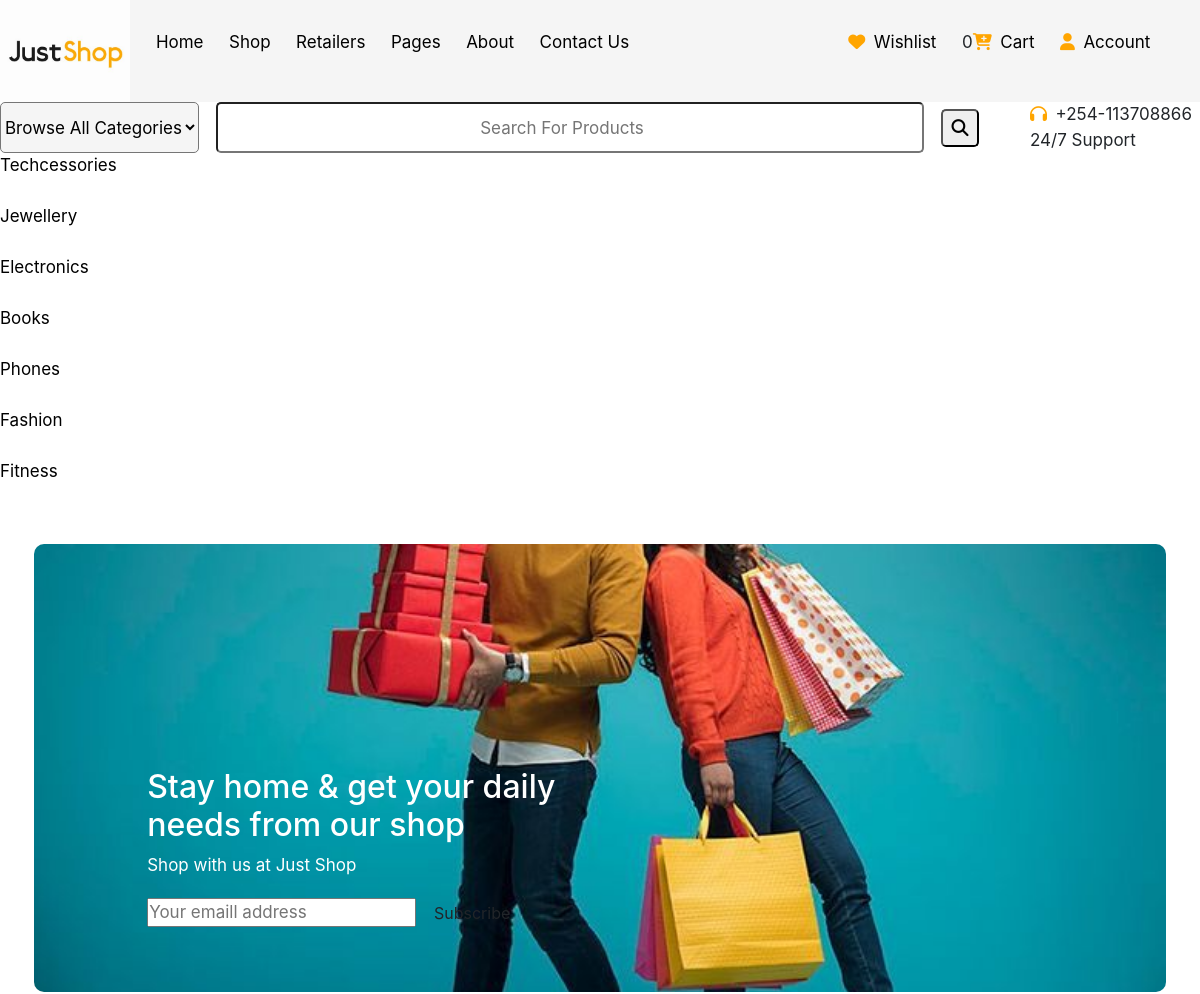
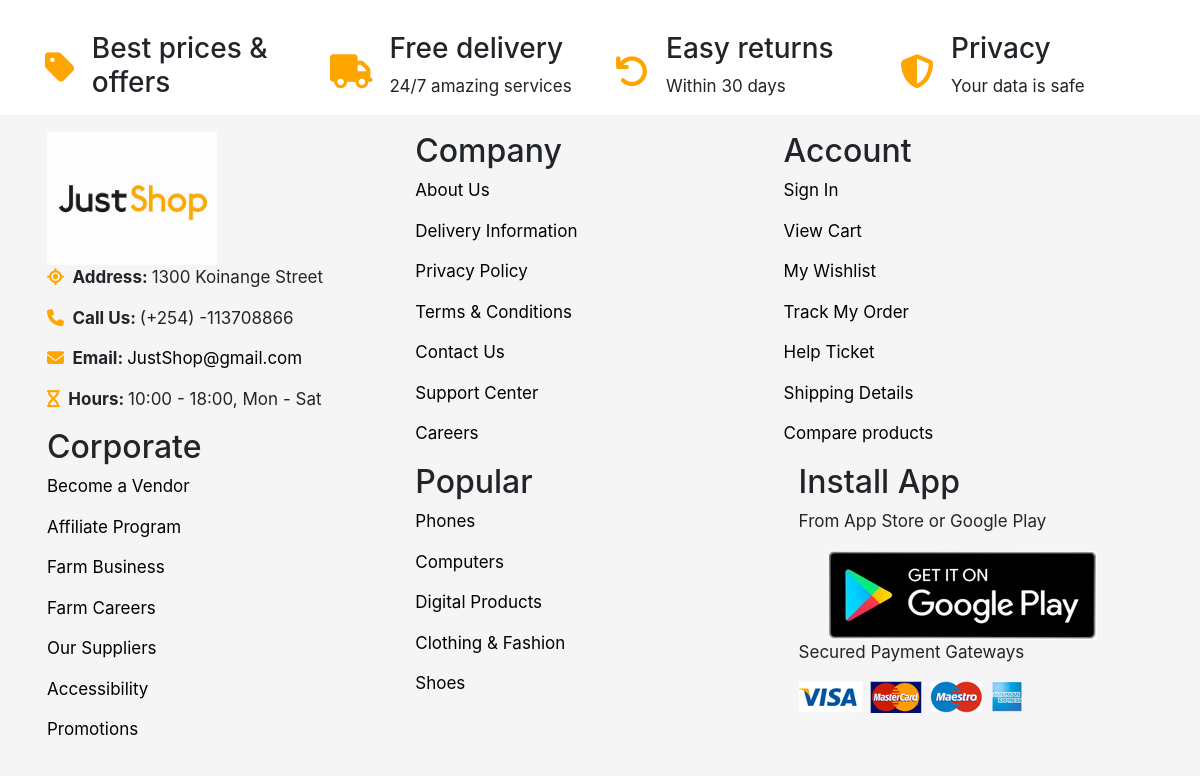
Page /categories/ on the committed database (2 pictures, top to bottom).
### main/models.py (models this page shows, shortened)
class Category(models.Model):
    category_id=models.UUIDField(unique=True,default=uuid.uuid4)
    title=models.CharField(max_length=100)
    image=models.ImageField(upload_to="category")#define dir within media dir where images stored
    class Meta:
        verbose_name_plural="Categories"

### main/views.py (the view)
# urls.py: path('categories/',category_view,name="categories"),
def category_view(request):
   categories=Category.objects.all()
   context={
      "categories":categories,
   }
   return render(request,"main/categories.html",context)

### main/context_processor.py (called while the page is built)
def default(request):
    products=Product.objects.all()
    categories=Category.objects.all()
    return{
        'products':products,
        'categories':categories,
    }

### templates/main/categories.html
{% extends "base/base.html" %}
{% load static %}
{%block content%}
{%for category in categories%}
 <a href="{% url 'main:categorydetails' category.id %}"><li>{{category.title}}</li></a>
{%endfor %}
{%endblock content%}

### templates/base/base.html (shortened to what this page needs)
{% load static %}
<!DOCTYPE html>
<html lang="en">
<head>
    <link rel='stylesheet' href='https://cdnjs.cloudflare.com/ajax/libs/font-awesome/6.5.1/css/all.min.css'>
    <link href="https://cdn.jsdelivr.net/npm/bootstrap@4.6.0/dist/css/bootstrap.min.css" rel="stylesheet">
    <link rel='stylesheet' href='{% static 'assets/css/index.css' %}' type='text/css'>
</head>
<body>
    <div class="header-container">
        <header>
            <div class="header">
                <img id="header-img" src="{% static 'assets/imgs/theme/justshop.jpeg' %}" alt="JustShop-Logo">
            </div>
        </header>
        <nav>
            <ul class="page-links">
                <a href="{% url 'main:index' %}"><li>Home</li></a>
                <a href="{% url 'main:products' %}"><li></i>Shop</li></a>
                <a href="{%url 'main:retailers' %}"><li></i>Retailers</li></a>
                <a href=""><li></i>Pages</li></a>
                <a href=""><li></i>About</li></a>
                <a href=""><li></i>Contact Us</li></a>
            </ul>
            <ul class="account-links">
                <li><a href=""><i class="fas fa-heart"></i>Wishlist</a></li>
                <li><span class="cart-count">{{request.session.cart_data_obj|length}}</span><a href=""><i class="fas fa-cart-plus"></i>Cart</a></li>
                <li class="dropdown">
                    <a href="#"><i class="fas fa-user"></i>Account</a>
                </li>
            </ul>
        </nav>
    </div>
    <div class="subheader">
        <div class="all-categories">
            <select class="category-dropdown">
                <option class="category-option">Browse All Categories</option>
            </select>
        </div>
        <form  class="search-bar" action="{% url 'main:search' %}" method="GET">
                <input name="query" type="search" class="search-input" placeholder="Search For Products">
                <button type="submit" class="fas fa-search"></button>
        </form>
        <div class="hotline">
            <i class="fas fa-headphones"></i><span>+254-113708866</span><br>
            <span>24/7 Support</span>
        </div>
    </div>
    {% block content%}
    {%endblock content%}
    <section class="newsletter">
        <div class="newsletter-cover">
            <div class="newsletter-content">
                <h2>
                    Stay home & get your daily <br /> needs from our shop
                </h2>
                <p>Shop with us at <span>Just Shop</span></p>
                <form method=>
                    <input type="email" placeholder="Your emaill address" />
                    <button class="btn" type="submit">Subscribe</button>
                </form>
            </div>
            <img class="newsletter-banner"src="{% static 'assets/imgs/banner/banner15.jpeg' %}" alt="" />
        </div>
    </section>
    <section class="featured section-padding">
        <div class="container">
            <div class="row">
                <div class="col">
                    <div class="banner-left-icon d-flex align-items-center wow fadeIn animated">
                        <div class="banner-icon">
                            <i class="fas fa-tag"></i>
                        </div>
                        <div class="banner-text">
                            <h3 class="icon-box-title">Best prices & offers</h3>
                        </div>
                    </div>
                </div>
                <div class="col">
                    <div class="banner-left-icon d-flex align-items-center wow fadeIn animated">
                        <div class="banner-icon">
                            <i class="fas fa-truck"></i>
                        </div>
                        <div class="banner-text">
                            <h3 class="icon-box-title">Free delivery</h3>
                            <p>24/7 amazing services</p>
                        </div>
                    </div>
                </div>
                <div class="col">
                    <div class="banner-left-icon d-flex align-items-center wow fadeIn animated">
                        <div class="banner-icon">
                            <i class="fas fa-undo"></i>
                        </div>
                        <div class="banner-text">
                            <h3 class="icon-box-title">Easy returns</h3>
                            <p>Within 30 days</p>
                        </div>
                    </div>
                </div>
                <div class="col">
                    <div class="banner-left-icon d-flex align-items-center wow fadeIn animated">
                        <div class="banner-icon">
                            <i class="fas fa-shield-alt"></i>
                        </div>
                        <div class="banner-text">
                            <h3 class="icon-box-title">Privacy</h3>
                            <p>Your data is safe</p>
                        </div>
                    </div>
                </div>
            </div>
        </div>
    </section>
    <footer class="footer-main">
        <div class="footer-container">
            <div class="footer-col-1">
                <a href=""><img style="width:10em;" src="{% static 'assets/imgs/theme/justshop.jpeg' %}" alt=""></a>
                <ul class="contact-info">
                    <li><i class="fas fa-location"></i><strong>Address: </strong> <span>1300 Koinange Street</span></li>
                    <li><i class="fas fa-phone"></i><strong>Call Us: </strong><span>(+254) -113708866</span></li>
                    <li><i class="fas fa-envelope"></i><strong>Email: </strong><span><a href="mailto:davismuchiri21@gmail.com">JustShop@gmail.com</a></span></li>
                    <li><i class="fas fa-hourglass"></i><strong>Hours: </strong><span>10:00 - 18:00, Mon - Sat</span></li>
                </ul>
                <h2>Corporate</h2>
                <ul class="footer-list">
                    <li><a href="#">Become a Vendor</a></li>
                    <li><a href="#">Affiliate Program</a></li>
                    <li><a href="#">Farm Business</a></li>
                    <li><a href="#">Farm Careers</a></li>
                    <li><a href="#">Our Suppliers</a></li>
                    <li><a href="#">Accessibility</a></li>
                    <li><a href="#">Promotions</a></li>
                </ul>
            </div>
            <div class="footer-col-2">
                <h2>Company</h2>
                        <ul class="footer-list">
                            <li><a href="#">About Us</a></li>
                            <li><a href="#">Delivery Information</a></li>
                            <li><a href="#">Privacy Policy</a></li>
                            <li><a href="#">Terms &amp; Conditions</a></li>
                            <li><a href="#">Contact Us</a></li>
                            <li><a href="#">Support Center</a></li>
                            <li><a href="#">Careers</a></li>
                        </ul>
                        <h2 class="widget-title">Popular</h2>
                        <ul class="footer-list">
                            <li><a href="#">Phones</a></li>
                            <li><a href="#">Computers</a></li>
                            <li><a href="#">Digital Products</a></li>
                            <li><a href="#">Clothing & Fashion</a></li>
                            <li><a href="#">Shoes</a></li>
                        </ul>
            </div>
            <div class="footer-col-3">
                <h2>Account</h2>
                <ul class="footer-list">
                    <li><a href="#">Sign In</a></li>
                    <li><a href="#">View Cart</a></li>
                    <li><a href="#">My Wishlist</a></li>
                    <li><a href="#">Track My Order</a></li>
                    <li><a href="#">Help Ticket</a></li>
                    <li><a href="#">Shipping Details</a></li>
                    <li><a href="#">Compare products</a></li>
                </ul>
                <div class="footer-link-widget widget-install-app col">
                    <h2 >Install App</h2>
                    <p >From App Store or Google Play</p>
                    <div>
                        <a href="#"><img src="{% static 'assets/imgs/theme/google-play.jpg' %}" alt="" /></a>
                    </div>
                    <p >Secured Payment Gateways</p>
                    <img src="{% static 'assets/imgs/theme/payment-method.png' %}" alt="" />
                </div>
            </div>
        </div>
    </footer>
</body>
</html>

### static/assets/css/index.css (style rules this page uses)
* { margin:0; padding:0; box-sizing: border-box; }
button, input, select, textarea { font-family: inherit; font-size: 100%; }
body { font-size:17px; }
li { list-style-type: none; }
.header { height:6em; }
.header-container { display: flex; align-items:center; background-color:whitesmoke; }
#header-img { height:100%; }
nav { width:85vw; display: inherit; justify-content: space-between; margin-left:1.5em; }
nav > ul { display: inherit; align-items: inherit; }
i { margin-right:0.5em; color: orange; font-size:1em; }
a { text-decoration: none; color:black; margin-right:1.5em; }
.subheader { display: flex; height:3em; }
.all-categories { width:auto; }
.category-dropdown { width: 100%; height:100%; background-color: whitesmoke; border-radius:5px; }
.search-bar { display:inherit; align-items:center; width:65%; height:100%; margin-right:3em; }
.search-input { width:100%; height:100%; margin:0 1em; text-align: center; border-radius:5px; }
button { padding:0.5em; border-radius:.3em; }
.newsletter { margin:auto; width:100%; padding:2em; }
.newsletter-cover { position:relative; }
.newsletter-content { position: absolute; top:50%; left:10%; color:white; }
.newsletter-banner { width:100%; height:28rem; object-fit:cover; border-radius: 10px; }
.footer-main { background-color: whitesmoke; }
.footer-container { width:95%; margin:auto; display: flex; padding:1em; }
.footer-col-1,.footer-col-2,.footer-col-3 { width:33.3%; height:auto; }
.contact-info>li,.footer-list>li { margin-bottom:15px; }
.banner-icon i { font-size:2em; }

### rows in the picture
Category: title "Techcessories"
Category: title "Jewellery"
Category: title "Electronics"
Category: title "Books"
Category: title "Phones"
Category: title "Fashion"
Category: title "Fitness"

### other values in the picture
{{ request.session.cart_data_obj|length }} "0"
